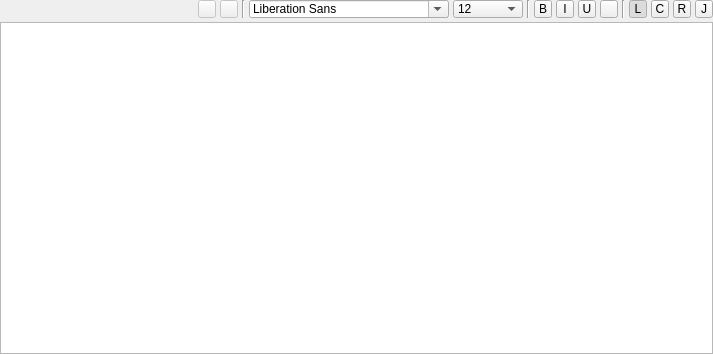
<?xml version="1.0" encoding="UTF-8"?>
<ui version="4.0">
 <class>MTTextEdit</class>
 <widget class="QWidget" name="MTTextEdit">
  <property name="geometry">
   <rect>
    <x>0</x>
    <y>0</y>
    <width>713</width>
    <height>354</height>
   </rect>
  </property>
  <layout class="QVBoxLayout" name="verticalLayout">
   <property name="spacing">
    <number>4</number>
   </property>
   <property name="margin">
    <number>0</number>
   </property>
   <item>
    <layout class="QHBoxLayout" name="_2">
     <item>
      <widget class="QLabel" name="nameLabel">
       <property name="sizePolicy">
        <sizepolicy hsizetype="Minimum" vsizetype="Preferred">
         <horstretch>0</horstretch>
         <verstretch>0</verstretch>
        </sizepolicy>
       </property>
      </widget>
     </item>
     <item>
      <widget class="QToolButton" name="tbtnUndo">
       <property name="enabled">
        <bool>false</bool>
       </property>
       <property name="minimumSize">
        <size>
         <width>18</width>
         <height>18</height>
        </size>
       </property>
       <property name="maximumSize">
        <size>
         <width>18</width>
         <height>18</height>
        </size>
       </property>
       <property name="statusTip">
        <string>Undo</string>
       </property>
      </widget>
     </item>
     <item>
      <widget class="QToolButton" name="tbtnRedo">
       <property name="enabled">
        <bool>false</bool>
       </property>
       <property name="minimumSize">
        <size>
         <width>18</width>
         <height>18</height>
        </size>
       </property>
       <property name="maximumSize">
        <size>
         <width>18</width>
         <height>18</height>
        </size>
       </property>
       <property name="statusTip">
        <string>Redo</string>
       </property>
      </widget>
     </item>
     <item>
      <widget class="Line" name="line_4">
       <property name="orientation">
        <enum>Qt::Vertical</enum>
       </property>
      </widget>
     </item>
     <item>
      <widget class="QFontComboBox" name="fontComboBox">
       <property name="minimumSize">
        <size>
         <width>70</width>
         <height>18</height>
        </size>
       </property>
       <property name="maximumSize">
        <size>
         <width>200</width>
         <height>16777215</height>
        </size>
       </property>
       <property name="statusTip">
        <string>Choose a font</string>
       </property>
      </widget>
     </item>
     <item>
      <widget class="QComboBox" name="sizeComboBox">
       <property name="minimumSize">
        <size>
         <width>70</width>
         <height>18</height>
        </size>
       </property>
       <property name="maximumSize">
        <size>
         <width>70</width>
         <height>16777215</height>
        </size>
       </property>
       <property name="toolTip">
        <string/>
       </property>
       <property name="statusTip">
        <string>Select text size</string>
       </property>
       <property name="currentIndex">
        <number>2</number>
       </property>
       <item>
        <property name="text">
         <string>10</string>
        </property>
       </item>
       <item>
        <property name="text">
         <string>11</string>
        </property>
       </item>
       <item>
        <property name="text">
         <string>12</string>
        </property>
       </item>
       <item>
        <property name="text">
         <string>14</string>
        </property>
       </item>
       <item>
        <property name="text">
         <string>16</string>
        </property>
       </item>
       <item>
        <property name="text">
         <string>18</string>
        </property>
       </item>
       <item>
        <property name="text">
         <string>20</string>
        </property>
       </item>
       <item>
        <property name="text">
         <string>22</string>
        </property>
       </item>
       <item>
        <property name="text">
         <string>24</string>
        </property>
       </item>
       <item>
        <property name="text">
         <string>26</string>
        </property>
       </item>
       <item>
        <property name="text">
         <string>28</string>
        </property>
       </item>
       <item>
        <property name="text">
         <string>30</string>
        </property>
       </item>
       <item>
        <property name="text">
         <string>36</string>
        </property>
       </item>
       <item>
        <property name="text">
         <string>48</string>
        </property>
       </item>
       <item>
        <property name="text">
         <string>96</string>
        </property>
       </item>
      </widget>
     </item>
     <item>
      <widget class="Line" name="line">
       <property name="orientation">
        <enum>Qt::Vertical</enum>
       </property>
      </widget>
     </item>
     <item>
      <widget class="QToolButton" name="tbtnBold">
       <property name="minimumSize">
        <size>
         <width>18</width>
         <height>18</height>
        </size>
       </property>
       <property name="maximumSize">
        <size>
         <width>18</width>
         <height>18</height>
        </size>
       </property>
       <property name="statusTip">
        <string>Bold</string>
       </property>
       <property name="text">
        <string>B</string>
       </property>
       <property name="checkable">
        <bool>true</bool>
       </property>
      </widget>
     </item>
     <item>
      <widget class="QToolButton" name="tbtnItalic">
       <property name="minimumSize">
        <size>
         <width>18</width>
         <height>18</height>
        </size>
       </property>
       <property name="maximumSize">
        <size>
         <width>18</width>
         <height>18</height>
        </size>
       </property>
       <property name="statusTip">
        <string>Italic</string>
       </property>
       <property name="text">
        <string>I</string>
       </property>
       <property name="checkable">
        <bool>true</bool>
       </property>
      </widget>
     </item>
     <item>
      <widget class="QToolButton" name="tbtnUnderlined">
       <property name="minimumSize">
        <size>
         <width>18</width>
         <height>18</height>
        </size>
       </property>
       <property name="maximumSize">
        <size>
         <width>18</width>
         <height>18</height>
        </size>
       </property>
       <property name="statusTip">
        <string>Underlined</string>
       </property>
       <property name="text">
        <string>U</string>
       </property>
       <property name="checkable">
        <bool>true</bool>
       </property>
      </widget>
     </item>
     <item>
      <widget class="QToolButton" name="tbtnColour">
       <property name="minimumSize">
        <size>
         <width>18</width>
         <height>18</height>
        </size>
       </property>
       <property name="maximumSize">
        <size>
         <width>18</width>
         <height>18</height>
        </size>
       </property>
       <property name="statusTip">
        <string>Text colour</string>
       </property>
       <property name="text">
        <string/>
       </property>
       <property name="checkable">
        <bool>false</bool>
       </property>
      </widget>
     </item>
     <item>
      <widget class="Line" name="line_2">
       <property name="orientation">
        <enum>Qt::Vertical</enum>
       </property>
      </widget>
     </item>
     <item>
      <widget class="QToolButton" name="tbtnAlignLeft">
       <property name="minimumSize">
        <size>
         <width>18</width>
         <height>18</height>
        </size>
       </property>
       <property name="maximumSize">
        <size>
         <width>18</width>
         <height>18</height>
        </size>
       </property>
       <property name="statusTip">
        <string>Align left</string>
       </property>
       <property name="text">
        <string>L</string>
       </property>
       <property name="checkable">
        <bool>true</bool>
       </property>
       <property name="checked">
        <bool>true</bool>
       </property>
      </widget>
     </item>
     <item>
      <widget class="QToolButton" name="tbtnAlignCentre">
       <property name="minimumSize">
        <size>
         <width>18</width>
         <height>18</height>
        </size>
       </property>
       <property name="maximumSize">
        <size>
         <width>18</width>
         <height>18</height>
        </size>
       </property>
       <property name="statusTip">
        <string>Align centre</string>
       </property>
       <property name="text">
        <string>C</string>
       </property>
       <property name="checkable">
        <bool>true</bool>
       </property>
       <property name="checked">
        <bool>false</bool>
       </property>
      </widget>
     </item>
     <item>
      <widget class="QToolButton" name="tbtnAlignRight">
       <property name="minimumSize">
        <size>
         <width>18</width>
         <height>18</height>
        </size>
       </property>
       <property name="maximumSize">
        <size>
         <width>18</width>
         <height>18</height>
        </size>
       </property>
       <property name="statusTip">
        <string>Align right</string>
       </property>
       <property name="text">
        <string>R</string>
       </property>
       <property name="checkable">
        <bool>true</bool>
       </property>
       <property name="checked">
        <bool>false</bool>
       </property>
      </widget>
     </item>
     <item>
      <widget class="QToolButton" name="tbtnAlignJustify">
       <property name="minimumSize">
        <size>
         <width>18</width>
         <height>18</height>
        </size>
       </property>
       <property name="maximumSize">
        <size>
         <width>18</width>
         <height>18</height>
        </size>
       </property>
       <property name="statusTip">
        <string>Justify</string>
       </property>
       <property name="text">
        <string>J</string>
       </property>
       <property name="checkable">
        <bool>true</bool>
       </property>
       <property name="checked">
        <bool>false</bool>
       </property>
      </widget>
     </item>
    </layout>
   </item>
   <item>
    <widget class="QTextEdit" name="theTextEdit">
     <property name="minimumSize">
      <size>
       <width>0</width>
       <height>30</height>
      </size>
     </property>
    </widget>
   </item>
  </layout>
 </widget>
 <resources/>
 <connections>
  <connection>
   <sender>theTextEdit</sender>
   <signal>redoAvailable(bool)</signal>
   <receiver>tbtnRedo</receiver>
   <slot>setEnabled(bool)</slot>
   <hints>
    <hint type="sourcelabel">
     <x>356</x>
     <y>191</y>
    </hint>
    <hint type="destinationlabel">
     <x>167</x>
     <y>10</y>
    </hint>
   </hints>
  </connection>
  <connection>
   <sender>theTextEdit</sender>
   <signal>undoAvailable(bool)</signal>
   <receiver>tbtnUndo</receiver>
   <slot>setEnabled(bool)</slot>
   <hints>
    <hint type="sourcelabel">
     <x>356</x>
     <y>191</y>
    </hint>
    <hint type="destinationlabel">
     <x>141</x>
     <y>10</y>
    </hint>
   </hints>
  </connection>
  <connection>
   <sender>tbtnRedo</sender>
   <signal>clicked()</signal>
   <receiver>theTextEdit</receiver>
   <slot>redo()</slot>
   <hints>
    <hint type="sourcelabel">
     <x>167</x>
     <y>10</y>
    </hint>
    <hint type="destinationlabel">
     <x>356</x>
     <y>191</y>
    </hint>
   </hints>
  </connection>
  <connection>
   <sender>tbtnUndo</sender>
   <signal>clicked()</signal>
   <receiver>theTextEdit</receiver>
   <slot>undo()</slot>
   <hints>
    <hint type="sourcelabel">
     <x>141</x>
     <y>10</y>
    </hint>
    <hint type="destinationlabel">
     <x>356</x>
     <y>191</y>
    </hint>
   </hints>
  </connection>
 </connections>
</ui>
